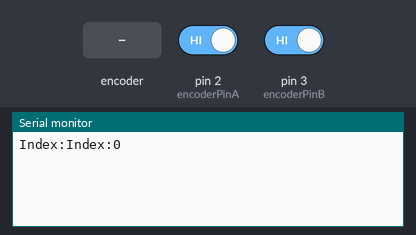
Bench run of a sketch on a simulated Arduino Uno, built with avr-gcc and run on an emulated ATmega328P. Shown: the last lines printed to the serial monitor. The test bench sets the inputs (shaded band); at power-on: pin 2 (encoderPinA) HIGH, pin 3 (encoderPinB) HIGH.

Above: at 1.2 s.
1.3 s: rotary encoder on pin 2 (encoderPinA) / pin 3 (encoderPinB) turned 1 step (first pin leading)
At 2.6 s:
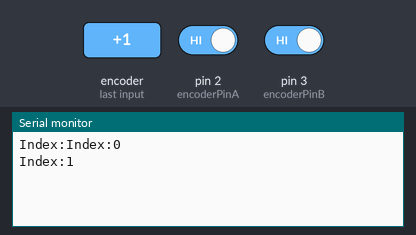
3.0 s: rotary encoder on pin 2 (encoderPinA) / pin 3 (encoderPinB) turned 1 step (first pin leading)
At 3.9 s:
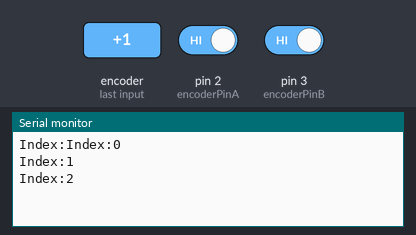

Measured:
- after the input at 1.3 s, the serial monitor: prints a new line after 0.05 s (image 1)
- after the input at 3.0 s, the serial monitor: prints a new line after 0.05 s (image 2)

The sketch:

Interrupt.ino
```cpp
#include <SoftwareSerial.h>

#define encoderPinA 2
#define encoderPinB 3

volatile unsigned int encoderPos = 0;  // a counter for the dial
unsigned int lastReportedPos = 1;   // change management
static boolean rotating = false;      // debounce management

// interrupt service routine vars
boolean A_set = false;
boolean B_set = false;


void setup() {

    pinMode(encoderPinA, INPUT_PULLUP);
    pinMode(encoderPinB, INPUT_PULLUP);

    digitalWrite(encoderPinA, HIGH);  // turn on pullup resistors
    digitalWrite(encoderPinB, HIGH);  // turn on pullup resistors

    attachInterrupt(0, doEncoderA, CHANGE); // encoder pin on interrupt 0 (pin 2)
    attachInterrupt(1, doEncoderB, CHANGE); // encoder pin on interrupt 1 (pin 3)

    Serial.begin(9600);  // output
    Serial.print("Index:");
}

void loop()
{
    rotating = true;  // reset the debouncer

    if (lastReportedPos != encoderPos)
    {
        Serial.print("Index:");
        Serial.println(encoderPos, DEC);
        lastReportedPos = encoderPos;
    }
}

// Interrupt on A changing state
void doEncoderA()
{
    if (rotating) delay(1);  // wait a little until the bouncing is done
    if (digitalRead(encoderPinA) != A_set) {  // debounce once more
        A_set = !A_set;
        // adjust counter + if A leads B
        if (A_set && !B_set)
            encoderPos += 1;
        rotating = false;  // no more debouncing until loop() hits again
    }
}

// Interrupt on B changing state, same as A above
void doEncoderB() {
    if (rotating) delay(1);
    if (digitalRead(encoderPinB) != B_set) {
        B_set = !B_set;
        //  adjust counter - 1 if B leads A
        if (B_set && !A_set)
            encoderPos -= 1;
        rotating = false;
    }
}
```
